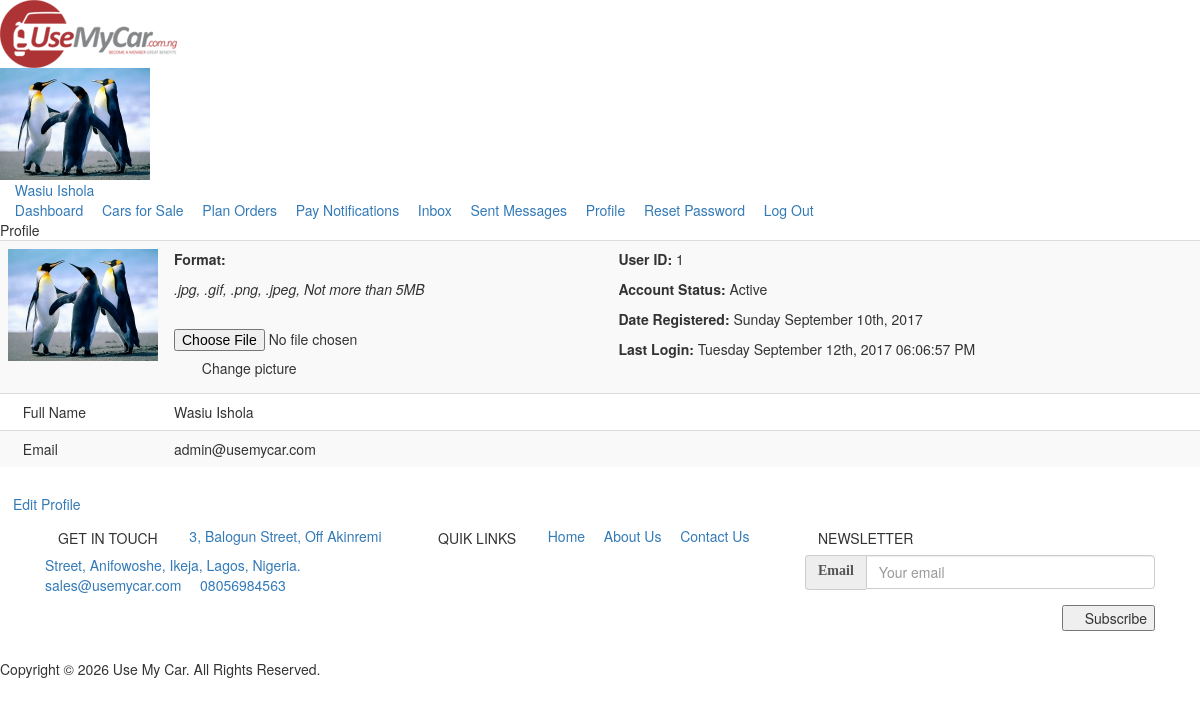
/caradmin/profile.php (signed in), run on the app's committed database.
### tables this page shows
CREATE TABLE `admin_data` (
  `id` int(11) UNSIGNED NOT NULL,
  `name` varchar(50) NOT NULL DEFAULT '',
  `email` varchar(50) NOT NULL DEFAULT '',
  `password` varchar(200) NOT NULL DEFAULT '',
  `date` date NOT NULL DEFAULT '0000-00-00',
  `status` tinyint(1) NOT NULL DEFAULT '1',
  `logged_in` tinyint(1) NOT NULL DEFAULT '0',
  `blocked` tinyint(1) NOT NULL DEFAULT '0',
  `date_time` datetime NOT NULL DEFAULT '0000-00-00 00:00:00'
);

### classes/db-class.php (called while the page is built, shortened)
<?php
    class DB {
        protected $db_name = "usemycar";
        protected $db_user = "root";
        protected $db_pass = "";
        protected $db_host = "localhost";
        public $connection = '';
        public function connect() {
            $this->connection = mysqli_connect($this->db_host, $this->db_user, $this->db_pass, $this->db_name);
            mysqli_select_db($this->connection, $this->db_name);
            return true;
        }
        public function select($table, $where, $columns ='*', $order='', $limit='') {
            $sql = "SELECT $columns FROM $table $where $order $limit";
            $result = mysqli_query($this->connection, $sql);
            if($result){
                return $result;
            }else{
                return null;
            }
        }
    }
?>

### caradmin/profile.php (the view, shortened to what this page needs)
<?php include_once("../includes/admin-header.php"); require_once("../includes/resize-image.php"); ?>
<?php
$edit = nr_input("edit");
?>
<?php if(empty($edit)){
?>
<div class="page-title">Profile</div>
<?php
$result = $db->select("admin_data", "Where email = '{$user_email}'", "*", "");
if(count_rows($result) == 1){
$row = fetch_data($result);
$id = $row["id"];
$name = $row["name"];
$email = $row["email"];
$date = sub_date($row["date"]);
$active = ($row["status"] == 1)?"Active":"Not active";
$date_time = full_date($row["date_time"]);
?>
<table class="table table-striped table-hover">
<tr><td style="width:160px;" class="gen-title">
<?php
$file_array = glob("../images/admin/{$id}pic*.jpg");
$file_name = ($file_array)?$file_array[0]:"../images/post.jpg";
?>
<img src="<?php echo $file_name; ?>" >
</td><td>
<form action="profile.php" class="img-form" method="post" runat="server" autocomplete="off" enctype="multipart/form-data">
<p><b>Format: </b></p>
<p><i>.jpg, .gif, .png, .jpeg, Not more than 5MB</i><br /><br /></p>
<input type="file" name="ufile" id="ufile" required>
<label for="ufile" id="pic-label" class="btn gen-btn" ><i class="fa fa-upload" aria-hidden="true"></i> Change picture</label>
</form></td><td>
<p><b>User ID:</b> <?php echo $id; ?></p>
<p><b>Account Status:</b> <?php echo $active; ?></p>
<p><b>Date Registered:</b> <?php echo $date; ?></p>
<p><b>Last Login:</b> <?php echo $date_time; ?></p>
</td></tr>
<tr><td class="gen-title"><i class="fa fa-user" aria-hidden="true"></i> Full Name</td><td colspan="2"><?php echo $name; ?></td></tr>
<tr><td class="gen-title"><i class="fa fa-envelope" aria-hidden="true"></i> Email</td><td colspan="2"><?php echo $email; ?></td></tr>
</table>
<div class="bottom-edit"><a href="profile.php?edit=<?php echo $id; ?>" class="btn gen-btn float-right">Edit Profile</a></div>
<?php
}
}
?>
</div>
</div>
</div>
<?php require_once("../includes/portal-footer.php"); ?>

### data on the page
admin_data: id "1", status "Active", date "Sunday September 10th, 2017", date_time "Tuesday September 12th, 2017 06:06:57 PM", name "Wasiu Ishola", email "admin@usemycar.com"

### other printed values
$username "Wasiu Ishola"
$gen_email "sales@usemycar.com"
$gen_phone "08056984563"
$gen_name "Use My Car"
